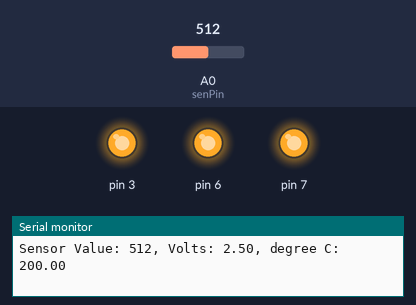
A sketch run on a simulated Arduino Uno, built with avr-gcc and run on an emulated ATmega328P. Shown: output pins drawn as LEDs (lit = HIGH), the last lines printed to the serial monitor. Inputs (shaded band) come from the test bench; at power-on: A0 (senPin) = 512.

Above: at 1.2 s.
1.3 s: A0 (senPin) set to 160
4.3 s: A0 (senPin) set to 151
At 5.2 s:
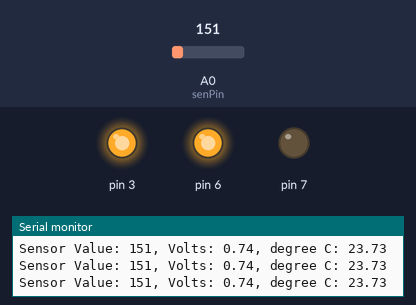
5.8 s: A0 (senPin) set to 122
At 6.7 s:
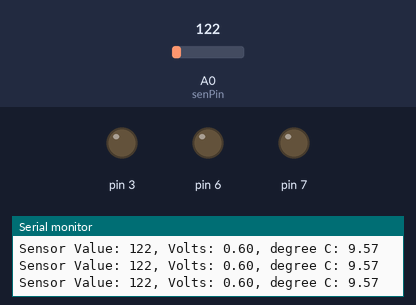
7.3 s: A0 (senPin) set to 1023
At 7.8 s:
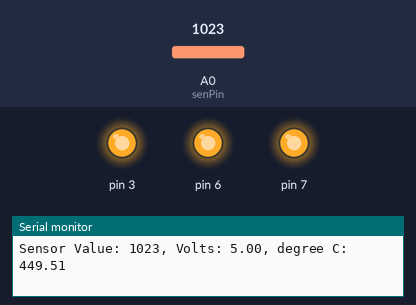
Timing chart, 0 to 9.8 s (numbered marks = the images above; inputs shaded):
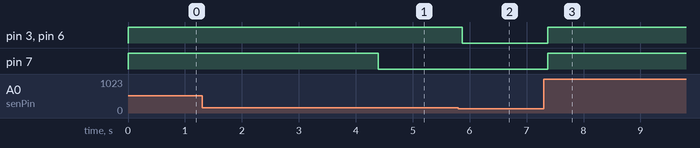

Measured:
- the behaviour switches between 152 and 151 on A0 (senPin) (found by bisection; images 0 and 1)
- after the input at 4.3 s, pin 7: HIGH → LOW after 0.09 s
- after the input at 5.8 s, pin 3, pin 6: HIGH → LOW after 0.07 s
- after the input at 7.3 s, pin 3, pin 6, pin 7: LOW → HIGH after 0.07 s

The sketch:

xch_t03.ino
```cpp
const int senPin = A0;
const float bTemp = 18.0;

void setup() {
  // set up pins
  Serial.begin(9600);
  pinMode(7, OUTPUT);
  digitalWrite(7, 0);
  pinMode(6, OUTPUT);
  digitalWrite(6, 0);
  pinMode(3, OUTPUT);
  digitalWrite(3, 0);
}

void loop() {
  int senVal = analogRead(senPin);
  Serial.print("Sensor Value: ");
  Serial.print(senVal);

  // convert the ACD reading to voltage
  float voltage = (senVal / 1024.0) * 5.0;
  Serial.print(", Volts: ");
  Serial.print(voltage);
  Serial.print(", degree C: ");

  // convert the voltage to temperature in degrees
  float temp = (voltage - .5) * 100;
  Serial.println(temp);

  if (temp < bTemp) {
    digitalWrite(7, 0);
    digitalWrite(6, 0);
    digitalWrite(3, 0);
  } else if ( temp >= bTemp + 2 &&
      temp < bTemp + 4) {
    digitalWrite(7, 0);
    digitalWrite(6, 0);
    digitalWrite(3, 1);
  } else if ( temp >= bTemp + 4 &&
      temp < bTemp + 6) {
    digitalWrite(7, 0);
    digitalWrite(6, 1);
    digitalWrite(3, 1);
  } else if ( temp >= bTemp + 6) {
    digitalWrite(7, 1);
    digitalWrite(6, 1);
    digitalWrite(3, 1);
  }

  delay(1);
}
```
